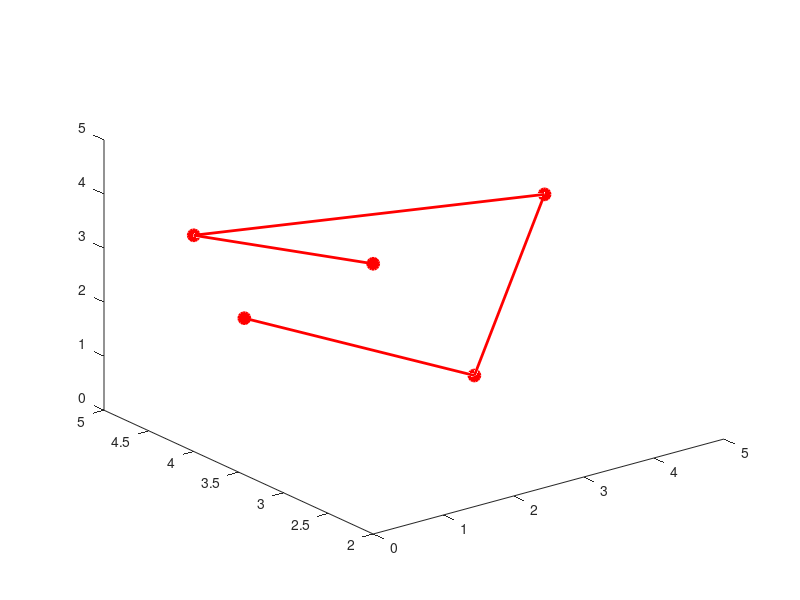
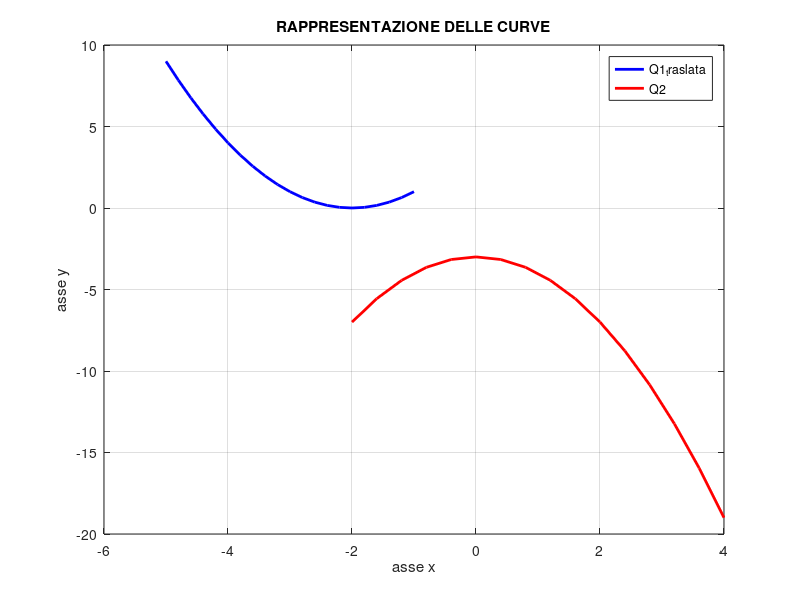
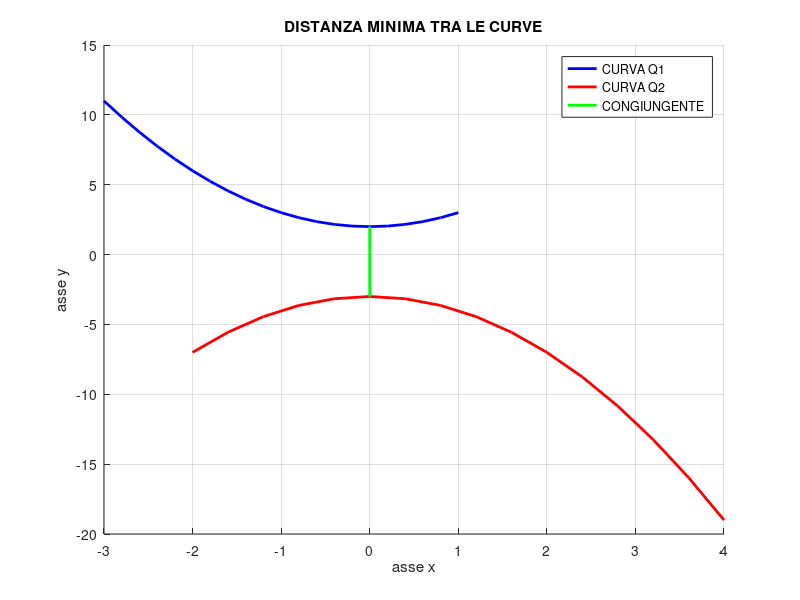
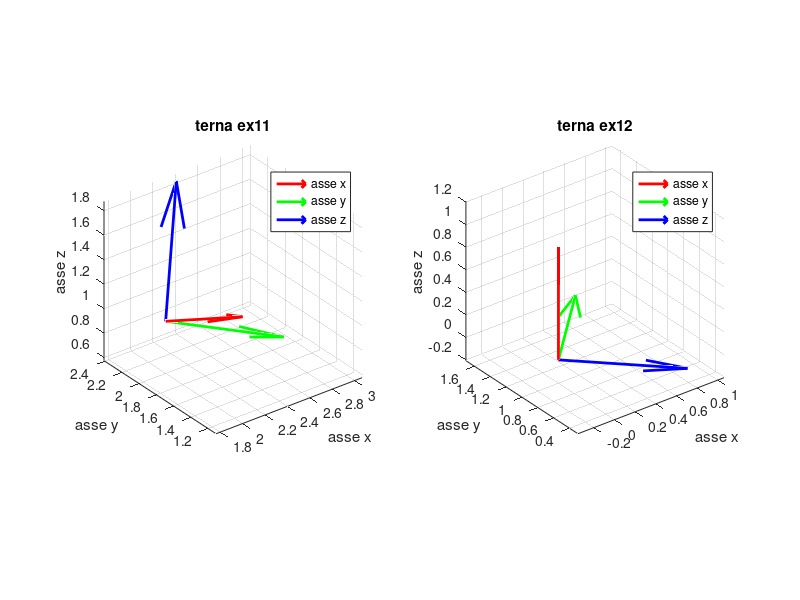

Write the MATLAB code that produced these figures, in order.
clc
clear 
%%
clc
clear all 

%Ex1 - inizializzare matrice 4x4 con tutti elementi nulli

A(4,4)=0; 

%alternatively:
B=zeros(4,4);

%%

%Ex2 - crea matrice 4x4 con elementi unitari sulla diagonale principale
clc
clear all 

C(4,4)=0;

C(1,1)=1;
C(2,2)=1;
C(3,3)=1;
C(4,4)=1;

%alternatively:
D(4,4)=0;
for i=1:4
    D(i,i)=1;
end

%alternatively: 
E=eye(4,4); 

%%

%Ex3 - crea matrice 10x4 popolata con una distribuzione uniforme di numeri
%interi (casuali) compresi tra 0 e 5
clc
clear all

F=round(5*rand(10,4));

%alternatively: 
G=randi([0,5],10,4); 

%%

%Ex4 - Dalla matrice A o B generata nell’esercizio 3, prelevare la sottomatrice 
% costituita dalle righe dispari e dalle prime tre colonne. Successivamente, 
% eseguire il plot dei dati assumendo che ogni riga rappresenta un punto nello 
% spazio euclideo. Assegnare una linea continua rossa e una sfera di colore 
% rosso a ogni punto.

clc
clear all

C=randi([0,5],10,4);

l=size(C,1) %estraggo il numero di righe di C nella prima colonna
k=0; %inizializzo la variabile k
for i=1:2:l %inizio da 1, passo 2, si finisce quando si arriva a l
    k=k+1
    D(k,:)=C(i,:)
end
D(:,4)=[] %elimino la 4a colonna
plot3(D(:,1), D(:,2), D(:,3), 'r-', 'LineWidth', 2, 'Marker', 'o', 'MarkerFaceColor', 'r', 'MarkerSize', 8)

%%

%Ex5 - dati due punti, calcola la distanza tra essi
clc
clear all 

P1=[1,2,1];
P2=[5,3,3];
D=P2-P1; %distanza tra i due punti
d=norm(D) %la distanza è la norma del vettore D

%%

%Ex6 - per i due P assegnati nell'ex5, calcola la 
%distanza lungo la direzione definita da N

clc
clear all 
P1=[1,2,1];
P2=[5,3,3];
D=P2-P1;
N=[1,2,2];
vers_N=N/norm(N); %versore di N
d_n=D*vers_N'; %la distanza lungo N è prod scalare fra D e vers_N


%%

%Ex7

clc
clear all
%vettore1 e 2
x1=-3:0.2:1;
x2=-2:0.4:4;

%funzioni date
y1=x1.^2+2;
y2=-x2.^2-3;

Q1=[x1',y1']; %matrice Q1 con coordinate (x1, y1)
Q2=[x2',y2']; %matrice Q2 con coordinate (x2, y2)

%visualizzo Q1 e Q2:
disp('Matrice Q1:');
disp(Q1);
disp('Matrice Q2:');
disp(Q2);

%traslo Q1 di -2 lungo x e -2 lungo y
Q1_traslata = Q1 - [2, 2];

%devo rappresentare le curve nella stessa area grafica
%blu per Q1 e rosso per Q2. figure:si imposta il riquadro
figure; 
%plotto tutte le righe della 1a colonna della Q1_traslata
%plotto tutte le righe della 2a colonna della Q2_traslata
%b:curva di colore blu 
%specifichiamo lo spessore della linea, con valore 2
plot(Q1_traslata(:,1),Q1_traslata(:,2),'b','LineWidth',2);
hold on; %i grafici dopo questo comando non sostituiranno,
%ma potranno coesistere coi precedenti
plot(Q2(:,1),Q2(:,2),'r','LineWidth',2);
hold off; %ripristina il comportamento precedente(cioè grafici che si sovrappongono)
%ETICHETTE:
xlabel('asse x');
ylabel('asse y');
title('RAPPRESENTAZIONE DELLE CURVE');
legend('Q1_traslata','Q2');
%grid on:aggiunge una griglia orizzontale e verticale al grafico
grid on; 

%%

%Ex8 
clc 
clear all

%vettore x1 e x2
x1=-3:0.2:1;
x2=-2:0.4:4;

%funzioni date
y1=x1.^2+2;
y2=-x2.^2-3;

%NOTA:. l'apice alle coordinate si usa per trasformare un vettore riga in
%un vettore colonna in questo caso

%MATRICI:
Q1=[x1',y1']; 
Q2=[x2',y2'];
%distanza minima:
min_dist=inf; %settiamo la distanza minima a infinito
puntomin_Q1=[0,0]; 
puntomin_Q2=[0,0];
%andiamo a confrontare ogni coppia di punti delle curve, per vedere quali
%danno la minima distanza 

%ciclo per trovare la distanza minima tra i punti di Q1 e Q2

for i=1:size(Q1,1) %size(Q1,1) mi dà il numero di righe della matrice
    for j=1:size(Q2,1) %size(Q2,1) numero di righe della matrice (per ottenere le colonne dovevo mettere size(Q2,2))
        %calcolo la distanza tra i punti
        dist=norm(Q1(i,:)-Q2(j,:)); %si considerano tutte le righe e tutte le colonne delle matrici
        %calcolo distanza tramite norma euclidea
        if dist<min_dist %dist dev'essere minore. l'altro è infinito
            min_dist=dist; %aggiorno la distanza minima con quella trovata
            puntomin_Q1=Q1(i,:); %si riaggiornano i valori dei punti definiti prima
            puntomin_Q2=Q2(j,:);
        end
    end
end

%rappresentazione grafica delle curve
figure; %creo il riquadro
hold on; 
plot(Q1(:,1),Q1(:,2),'b','LineWidth',2); %plotto Q1
plot(Q2(:,1),Q2(:,2),'r','LineWidth',2); %plottoQ2
%congiungente (in verde) dei punti con distanza minima:
plot([puntomin_Q1(1),puntomin_Q2(1)],[puntomin_Q1(2),puntomin_Q2(2)],'g','LineWidth',2);
%puntomin_Q1(1) coordinata x del punto Q1
%puntomin_Q1(2) coordinate y del punto Q1
%ETICHETTE:
xlabel('asse x');
ylabel('asse y');
title('DISTANZA MINIMA TRA LE CURVE');
legend('CURVA Q1','CURVA Q2','CONGIUNGENTE');
grid on; %aggiunge la griglia
hold off;

%

%Ex9 - calcolare il versore della congiungente dei due punti puntomin_Q1 e
%puntomin_Q2

%vettore congiungente
vetC=puntomin_Q1-puntomin_Q2;
%calcolo della norma del vettore:lunghezza del vettore
norm_vetC=norm(vetC);
%calcolo versore congiungente
verC=vetC/norm_vetC;

%stampa versore congiungente
disp('Versore congiungente:');
disp(verC);

%%

%Ex10 

clc %pulisce la command window
clear all %cancella le variabili memorizzate

%vettore x1 e x2
x1=-3:0.2:1;
x2=-2:0.4:4;

%funzioni date
y1=x1.^2+2;
y2=-x2.^2-3;

%MATRICI:
Q1=[x1',y1']; 
Q2=[x2',y2'];
%matrici Q1 e Q2 che rappresentano le curve nello spazio 2d 

%vettori dati:
N1=[1,1,0];
N2=[0,1,0];
%devo proiettare la distanza tra i punti delle curve Q1 e Q2 lungo i vettori N1 e N2 

%norma:
norm_N1=norm(N1);
norm_N2=norm(N2);
%lunghezze dei vettori N1 e N2 necessarie per trasformare i vettori in
%versori (quindi vettori di lunghezza unitaria)

%calcolo dei rispettivi versori: 
vers_N1=N1/norm_N1;
vers_N2=N2/norm_N2;

%adatto le matrici Q1 e Q2 (in dimensione) ai vettori N1 e N2
Q1(:,3)=0; %si aggiunge la colonna di z=0
Q2(:,3)=0;
%infatti i vettori N1 e N2 hanno 3 componenti e quindi devo adattare Q1 e
%Q2 per includere la terza colonna z con valori tutti nulli

%NOTA:. i vettori N1 e N2 hanno 3 colonne e una riga
%CALCOLO DISTANZE MINIME di Q1 e Q2 lungo N1 e N2
distmin_N1=inf;
distmin_N2=inf;
%ho inizializzato le distanze minime con valore infinite e la distanza
%minima sarà inferiore: un qualsiasi valore reale minore di infinito

%inizializzo i punti della Q1 e Q2 (lungo N1 e N2) con distanza min 
puntoQ1_minN1=[];
puntoQ1_minN2=[];
puntoQ2_minN1=[];
puntoQ2_minN2=[];
%ho creato dei "contenitori" nulli per i punti che andiamo a calcolare

%loop per calcolare la distanza tra ogni punto di Q1 e Q2
for i=1:size(Q1,1) %loop per ogni punto di Q1
    for j=1:size(Q2,1) %loop per ogni punto di Q2
        %vettore differenza tra Q2 e Q1
        vett_diff=Q2(j,:)-Q1(i,:);
        %proietto il vettore differenza lungo le direzioni N1 e N2
        proj_N1=abs(dot(vett_diff,vers_N1));
        proj_N2=abs(dot(vett_diff,vers_N2));
%dot:calcola il prodotto scalare tra due vettori, quindi sto moltiplicando
%scalarmente il vettore differenza per il versore N1 e N2
%abs:valore assoluto (del risultato). cioè si fa il valore assoluto del
%risultato del prodotto scalare

%aggiorno la distanza minima lungo N1
if proj_N1<distmin_N1 
    distmin_N1=proj_N1;
    %puntoQ_minN è un valore che si riaggiorna ogni volta, finché non
    %troviamo il punto che dà la distanza minima (proiettata lungo le direzioni N) e allora
    %quella resterà come ultimo valore
    puntoQ1_minN1=Q1(i,:);
    puntoQ2_minN1=Q2(j,:);
end
%aggiorno la distanza minima lungo N2
if proj_N2<distmin_N2
    distmin_N2=proj_N2;
    puntoQ1_minN2=Q1(i,:);
    puntoQ2_minN2=Q2(j,:);
end
end
end

%confronta le distanze minime tra N1 e N2
if distmin_N1<distmin_N2
    distmin=distmin_N1;
    dir_min='N1';
    puntomin_Q1=puntoQ1_minN1;
    puntomin_Q2=puntoQ2_minN1;
else 
    distmin=distmin_N2;
    dir_min='N2';
    puntomin_Q1=puntoQ1_minN2;
    puntomin_Q2=puntoQ2_minN2;
end

%Stampa i risultati
disp(['La distanza minima tra le curve è: ', num2str(distmin)]);
disp(['Si ottiene lungo la direzione: ', dir_min]);
disp(['Il punto su Q1 corrispondente è: (', num2str(puntomin_Q1), ')']);
disp(['Il punto su Q2 corrispondente è: (', num2str(puntomin_Q2), ')']);

%%

%Ex11 

clc
clear all

%punto e vettore dato
P1 = [2, 2, 1];
N = [1, 1, 2];

%calcolo versN
versN=N/norm(N);

%calcolo z: z dev'essere orientato lungo la direzione N, quindi lungo il

%versore di N versN
z=versN;

%x e y, secondo la traccia, devono essere individuati dalla normale N.
%significa che x e y sono ortogonali a z (perché z è nella direzione di N)
%ricordiamo che per assicurarci che x (o y) e z siano ortogonali tra loro,
%devo fare il prodotto scalare ed esso deve risultare nullo

%prendo un vettore x arbitrario
x_temp=[1,0,0];
%calcolando il prodotto vettoriale tra x_temp e z, trovo un
%vettore ortogonale a z e x_temp

%prodotto vettoriale tra x_temp e z:
x=cross(x_temp,z);

%normalizzo x quindi lo rendo vettore unitario
x=x/norm(x);

%verifico che il prodotto scalare tra x e z sia nullo (ciò significa che x è ortogonale a z)
prod_scal=dot(x,z);
if prod_scal==0
    disp('x e z sono ortogonali')
end

%y deve essere ortogonale a x e z
y=cross(z,x); %prodotto vettoriale
disp('y e z ortogonali');

%verifica che x e y siano ortogonali a N (e quindi abbiano normale N)
verifica_x=dot(x,N); %se tali prodotti scalari sono nulli, allora x e y sono ortogonali a N
verifica_y=dot(y,N);
if verifica_x==0 && verifica_y==0
disp('x e y hanno normale N')
else
    error('x e y non hanno normale N')
end

%verifico che la terna sia levogira
v=cross(x,y);

%prodotto scalare che deve uscire >0 se la terna è levogira
%se prodotto scalare<0 allora la terna e destrogira
verifica_lev=dot(v,z);
if verifica_lev>0
    disp('la terna (x,y,z) è levogira')
else 
    error('la terna (x,y,z) non è levogira')
end 

%il piano che passa per il punto P1 ha normale N. possiamo considerare 
% tale piano come infinito e che perciò comprende P1 e tutti i punti che si ottengono come
% combinazioni lineari dei vettori x e y.  avendo x e y normale N, come verificato, 
% significa che già passano per il piano P1, quindi non c'è bisogno di
% verificare esplicitamente che passino per P1

%%

%Ex12

clc
clear all

P1=[0,1,0];
N=[2,2,0];

%determinare una terna levogira con asse y orientato lungo N
versN=N/norm(N);
y=versN; %y lungo N

%vettore x temporaneo
x_temp=[1,0,0];
%ci serve per fare il prodotto vettoriale
x=cross(x_temp,y);

%normalizzo x: lo rendo vettore unitario (versore)
x=x/norm(x);

%verifico che x sia ortogonale a y
%se x ortogonale a y, allora il prodotto scalare tra loro dev'essere nullo
%prodotto scalare:
prod_scalxy=dot(x,y);
if prod_scalxy==0
    disp('x e y sono ortogonali tra loro')
end

%calcolo z tramite il prodotto vettoriale
z=cross(y,x);
%allora z è ortogonale sia a x che y

%normalizzo z: lo rendo versore
z=z/norm(z);

%verifico che z sia ortogonale a x e y
prod_scalzx=dot(z,x);
prod_scalyz=dot(y,z);
if prod_scalyz==0 && prod_scalzx==0
    disp('z è ortogonale a x e y')
end

%verifico che la terna (x,y,z) sia levogira
v=cross(x,z); %vettore v ottenuto tramite prodotto vettoriale
%faccio il prodotto scalare di v con y
ver_lev=dot(v,y);
if ver_lev>0
    disp('la terna (x,y,z) è levogira')
end

%%

%Ex13 - rappresentazione grafica delle terne degli ex11-12

clc
clear all
%vettori dell'ex11-12
N11=[1,1,2];
N12=[2,2,0];

%versoni N11 e N12
vers_N11=N11/norm(N11);
vers_N12=N12/norm(N12);

%CALCOLO DELLA TERNA PER EX11

%calcolo z11 lungo N11
z11=vers_N11;

%normalizzo z
z11=z11/norm(z11);

%riprendo il procedimento di ex11, senza verifiche
x11_temp=[1,0,0];
x11=cross(x11_temp,z11); %prodotto vettoriale

%normalizzo x
x11=x11/norm(x11);

%calcolo y
y11=cross(z11,x11); %prodotto vettoriale
y11=y11/norm(y11); %normalizzo y

%CALCOLO TERNA EX12
y12=vers_N12;
y12=y12/norm(y12);
x12_temp=[1,0,0];
x12=cross(x12_temp,y12);
x12=x12/norm(x12);
z12=cross(y12,x12);
z12=z12/norm(z12);

%RAPPRESENTAZIONE GRAFICA DELLE TERNE
figure;

%prima finestra per la terna dell'ex11
subplot(1,2,1);
hold on; 
grid on; 
xlabel('asse x');
ylabel('asse y');
zlabel('asse z');
title('terna ex11');

%separo le origini per chiarezza della rappresentazione, altrimenti avrei
%le terne sovrapposte
origin11=[2,2,1]; %P11:origine terna dell'ex11
origin12=[0,1,0]; %P12:traslo l'origine della terna dell'ex12

%TERNA EX11: rappresentazione terna ex11
h11=quiver3(origin11(1),origin11(2),origin11(3),x11(1),x11(2),x11(3),1,'r','LineWidth',2); %asse x rosso
h21=quiver3(origin11(1),origin11(2),origin11(3),y11(1),y11(2),y11(3),1,'g','LineWidth',2); %asse y verde
h31=quiver3(origin11(1),origin11(2),origin11(3),z11(1),z11(2),z11(3),1,'b','LineWidth',2); %asse z blu
view(3); %imposto la vista 3d
axis equal; %mantiene le proporzioni uguali
legend([h11, h21, h31],{'asse x','asse y','asse z'},'Location','best');

%seconda finestra per la terna dell'ex12
subplot(1,2,2);
hold on; 
grid on; 
xlabel('asse x');
ylabel('asse y');
zlabel('asse z');
title('terna ex12');

%TERNA EX12: rappresentazione terna ex12
h12=quiver3(origin12(1),origin12(2),origin12(3),x12(1),x12(2),x12(3),1,'r','LineWidth',2); %asse x rosso
h22=quiver3(origin12(1),origin12(2),origin12(3),y12(1),y12(2),y12(3),1,'g','LineWidth',2); %asse y verde
h32=quiver3(origin12(1),origin12(2),origin12(3),z12(1),z12(2),z12(3),1,'b','LineWidth',2); %asse z blu
view(3);
axis equal; 
legend([h12,h22,h32],{'asse x','asse y','asse z'},'Location','best');

%

%Ex14 - determina la matrice di trasformazione tale da portare la terna
%definita nell'ex11 a sovrapporsi sulla terna dell'ex12

%definisco le 2 terne:
%NOTA:.ho trasposto il vettore riga per farlo diventare colonna e poter
%costruire la matrice di trasformazione
Terna11=[x11',y11',z11']; %terna di partenza (da invertire)
Terna12=[x12',y12',z12']; %terna di destinazione: quella a cui sovrappongo terna11
R=Terna12*Terna11'; %matrice dei coseni direttori della terna11 rispetto alla terna12
t=origin12-origin11; %vettore di traslazione: sposta l'origine da quella della terna11 alla 12
%matrice di trasformazione
MatriceT=[R,t';0,0,0,1];
disp('matrice di trasformazione MatriceT:');
disp(MatriceT);


